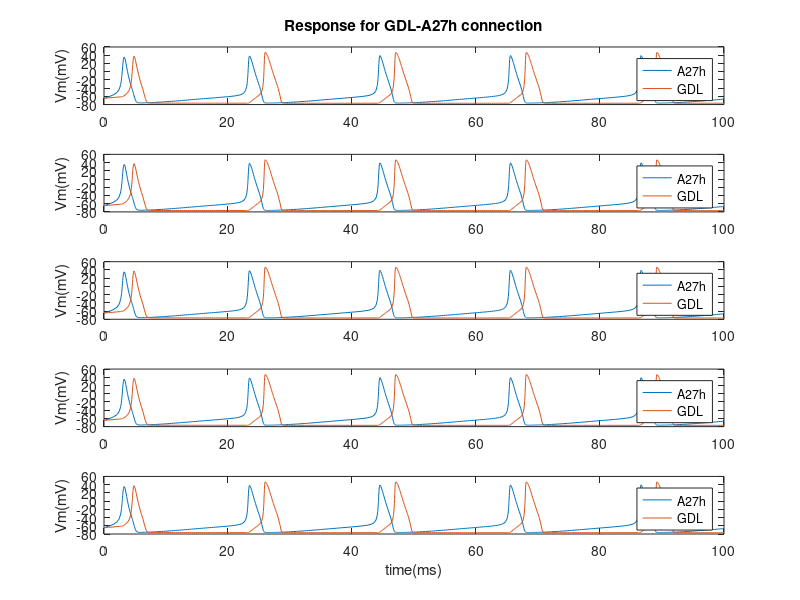
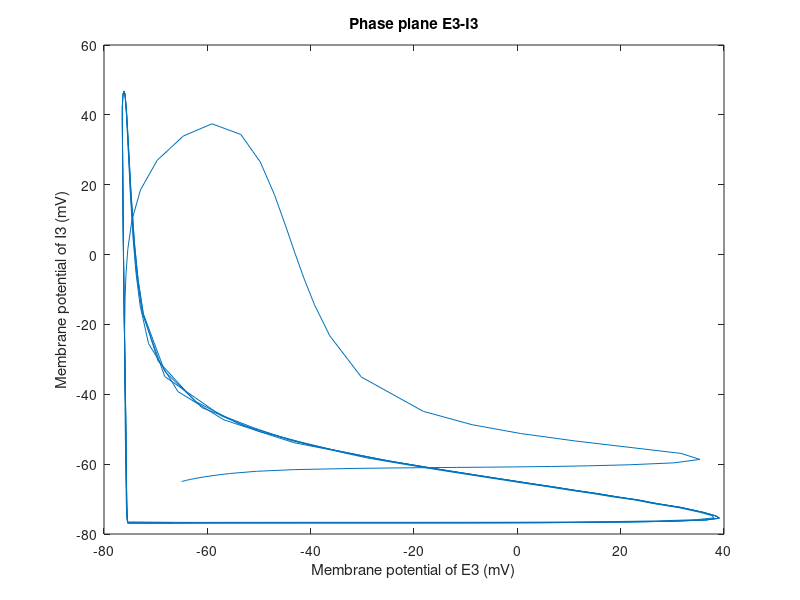

Here is the MATLAB script that generated these plots, in order:
% Unilateral connection within EI connection;
% Model basis: Hodgkin huxley model
% Description: within 20 neurons (5E-5I, intra(E-I & I-E), inter (E-I))
% Main content: 1) parameter; 2) function; 3) solver;

%% Basic function relations
% DIFFERENTIAL EQUATIONS:
%  E_v' = ((E_input1_Iapp+E_input1_noise*randn(1,E_Npop)))+((E_ina_INa(E_v,E_ina_m,E_ina_h))+((E_ik_IK(E_v,E_ik_n))))+((-E_I_igaba_ISYN(E_v,E_I_igaba_s)))
%  E_ina_m' =  E_ina_aM(E_v).*(1-E_ina_m)-E_ina_bM(E_v).*E_ina_m
%  E_ina_h' =  E_ina_aH(E_v).*(1-E_ina_h)-E_ina_bH(E_v).*E_ina_h
%  E_ik_n' =  E_ik_aN(E_v).*(1-E_ik_n)-E_ik_bN(E_v).*E_ik_n
%  I_v' = ((I_input1_Iapp+I_input1_noise*randn(1,I_Npop)))+((I_ina_INa(I_v,I_ina_m,I_ina_h))+((I_ik_IK(I_v,I_ik_n))))+((-I_E_iampa_ISYN(I_v,I_E_iampa_s)))
%  I_ina_m' =  I_ina_aM(I_v).*(1-I_ina_m)-I_ina_bM(I_v).*I_ina_m
%  I_ina_h' =  I_ina_aH(I_v).*(1-I_ina_h)-I_ina_bH(I_v).*I_ina_h
%  I_ik_n' =  I_ik_aN(I_v).*(1-I_ik_n)-I_ik_bN(I_v).*I_ik_n
%  E_I_igaba_s' = -E_I_igaba_s./E_I_igaba_tauD+((1-E_I_igaba_s)/E_I_igaba_tauR).*(1+tanh(I_v/10))
%  I_E_iampa_s' = -I_E_iampa_s./I_E_iampa_tauD+((1-I_E_iampa_s)/I_E_iampa_tauR).*(1+tanh(E_v/10))
% Initial conditions:
%  E_v(0) = -65 * ones(1,E_Npop)
%  E_ina_m(0) = .1*ones(1,E_Npop)
%  E_ina_h(0) = .1*ones(1,E_Npop)
%  E_ik_n(0) = 0*ones(1,E_Npop)
%  I_v(0) = -65 * ones(1,I_Npop)
%  I_ina_m(0) = .1*ones(1,I_Npop)
%  I_ina_h(0) = .1*ones(1,I_Npop)
%  I_ik_n(0) = 0*ones(1,I_Npop)
%  E_I_igaba_s(0) = .1*ones(1,I_Npop)
%  I_E_iampa_s(0) = .1*ones(1,E_Npop)

clc;
clear all;

%% Parameter Space:
% Sodium conductance:120; Potasium condunctance:36; 
% E-Input current:5; I-Input current:0;
% E-num:1; E-num:1;
  E_ina_gNa = +120.0000; E_ik_gK = +36.0000; 
  E_input1_Iapp = +5.0000; E_input1_noise = +0.0000; 
  E_Npop = +1.0000;     % represent for the number in each neuron groups;
  I_ina_gNa = +120.0000; I_ik_gK = +36.0000;
  I_input1_Iapp = +0.0000; I_input1_noise = +0.0000; 
  I_Npop = +1.0000;
  E3_ina_gNa = +120.0000; E3_ik_gK = +36.0000;
  E3_input1_Iapp = +5.0000; E3_input1_noise = +0.0000; 
  E3_Npop = +1.0000;
  I4_ina_gNa = +120.0000; I4_ik_gK = +36.0000; 
  I4_input1_Iapp = +0.0000; I4_input1_noise = +0.0000; 
  I4_Npop = +1.0000;
  E5_ina_gNa = +120.0000; E5_ik_gK = +36.0000;
  E5_input1_Iapp = +5.0000; E5_input1_noise = +0.0000; 
  E5_Npop = +1.0000;
  I6_ina_gNa = +120.0000; I6_ik_gK = +36.0000;
  I6_input1_Iapp = +0.0000; I6_input1_noise = +0.0000; 
  I6_Npop = +1.0000;
  E7_ina_gNa = +120.0000; E7_ik_gK = +36.0000;
  E7_input1_Iapp = +5.0000; E7_input1_noise = +0.0000; 
  E7_Npop = +1.0000;
  I8_ina_gNa = +120.0000; I8_ik_gK = +36.0000;
  I8_input1_Iapp = +0.0000; I8_input1_noise = +0.0000; 
  I8_Npop = +1.0000;
  E9_ina_gNa = +120.0000; E9_ik_gK = +36.0000;
  E9_input1_Iapp = +5.0000; E9_input1_noise = +0.0000; 
  E9_Npop = +1.0000;
  I10_ina_gNa = +120.0000; I10_ik_gK = +36.0000;
  I10_input1_Iapp = +0.0000; I10_input1_noise = +0.0000; 
  I10_Npop = +1.0000;
% Synaptic connection:(GDL-A27h-GDL)
  E_I_igaba_gSYN = +0.2500; E_I_igaba_ESYN = -80.0000;
  E_I_igaba_tauD = +10.0000; E_I_igaba_tauR = +0.4000;
  I4_E_iampa_gSYN = +0.1000; I4_E_iampa_ESYN = +0.0000;
  I4_E_iampa_tauD = +2.0000; I4_E_iampa_tauR = +0.4000;
  E3_I4_igaba_gSYN = +0.2500; E3_I4_igaba_ESYN = -80.0000;
  E3_I4_igaba_tauD = +10.0000; E3_I4_igaba_tauR = +0.4000;
  I6_E3_iampa_gSYN = +0.1000; I6_E3_iampa_ESYN = +0.0000;
  I6_E3_iampa_tauD = +2.0000; I6_E3_iampa_tauR = +0.4000;  
  E5_I6_igaba_gSYN = +0.2500; E5_I6_igaba_ESYN = -80.0000;
  E5_I6_igaba_tauD = +10.0000; E5_I6_igaba_tauR = +0.4000;
  I8_E5_iampa_gSYN = +0.1000; I8_E5_iampa_ESYN = +0.0000;
  I8_E5_iampa_tauD = +2.0000; I8_E5_iampa_tauR = +0.4000;
  E7_I8_igaba_gSYN = +0.2500; E7_I8_igaba_ESYN = -80.0000;
  E7_I8_igaba_tauD = +10.0000; E7_I8_igaba_tauR = +0.4000;
  I10_E7_iampa_gSYN = +0.1000; I10_E7_iampa_ESYN = +0.0000;
  I10_E7_iampa_tauD = +2.0000; I10_E7_iampa_tauR = +0.4000;  
  E9_I10_igaba_gSYN = +0.2500; E9_I10_igaba_ESYN = -80.0000;
  E9_I10_igaba_tauD = +10.0000; E9_I10_igaba_tauR = +0.4000;
  I_E9_iampa_gSYN = +0.1000; I_E9_iampa_ESYN = +0.0000;
  I_E9_iampa_tauD = +2.0000; I_E9_iampa_tauR = +0.4000;
  % with E-I intra connection
  I_E_iampa_gSYN = +0.1000; I_E_iampa_ESYN = +0.0000;
  I_E_iampa_tauD = +2.0000; I_E_iampa_tauR = +0.4000;
  I4_E3_iampa_gSYN = +0.1000; I4_E3_iampa_ESYN = +0.0000;
  I4_E3_iampa_tauD = +2.0000; I4_E3_iampa_tauR = +0.4000;
  I6_E5_iampa_gSYN = +0.1000; I6_E5_iampa_ESYN = +0.0000;
  I6_E5_iampa_tauD = +2.0000; I6_E5_iampa_tauR = +0.4000;
  I8_E7_iampa_gSYN = +0.1000; I8_E7_iampa_ESYN = +0.0000;
  I8_E7_iampa_tauD = +2.0000; I8_E7_iampa_tauR = +0.4000;
  I10_E9_iampa_gSYN = +0.1000; I10_E9_iampa_ESYN = +0.0000;
  I10_E9_iampa_tauD = +2.0000; I10_E9_iampa_tauR = +0.4000;
  
% Neuron population setting:
  E_I_igaba_netcon = ones(I_Npop,E_Npop);
  I4_E_iampa_netcon = ones(E_Npop,I4_Npop);
  E3_I4_igaba_netcon = ones(I4_Npop,E3_Npop);
  I6_E3_iampa_netcon = ones(E3_Npop,I6_Npop);
  E5_I6_igaba_netcon = ones(I6_Npop,E5_Npop);
  I8_E5_iampa_netcon = ones(E5_Npop,I8_Npop);
  E7_I8_igaba_netcon = ones(I8_Npop,E7_Npop);
  I10_E7_iampa_netcon = ones(E7_Npop,I10_Npop);
  E9_I10_igaba_netcon = ones(I10_Npop,E9_Npop);
  I_E9_iampa_netcon = ones(E9_Npop,I_Npop);
  % with E-I intra connection
  I_E_iampa_netcon = ones(E_Npop,I_Npop);
  I4_E3_iampa_netcon = ones(E3_Npop,I4_Npop);
  I6_E5_iampa_netcon = ones(E5_Npop,I6_Npop);
  I8_E7_iampa_netcon = ones(E7_Npop,I8_Npop);
  I10_E9_iampa_netcon = ones(E9_Npop,I10_Npop);
  
  
%% Functions:
  E_ina_INa = @(E_v,E_ina_m,E_ina_h) -E_ina_gNa.*E_ina_m.^3.*E_ina_h.*(E_v-50);
  E_ina_aM = @(E_v) (2.5-.1*(E_v+65))./(exp(2.5-.1*(E_v+65))-1);
  E_ina_bM = @(E_v) 4*exp(-(E_v+65)/18);
  E_ina_aH = @(E_v) .07*exp(-(E_v+65)/20);
  E_ina_bH = @(E_v) 1./(exp(3-.1*(E_v+65))+1);
  E_ik_IK = @(E_v,E_ik_n) -E_ik_gK.*E_ik_n.^4.*(E_v+77);
  E_ik_aN = @(E_v) (.1-.01*(E_v+65))./(exp(1-.1*(E_v+65))-1);
  E_ik_bN = @(E_v) .125*exp(-(E_v+65)/80);
  I_ina_INa = @(I_v,I_ina_m,I_ina_h) -I_ina_gNa.*I_ina_m.^3.*I_ina_h.*(I_v-50);
  I_ina_aM = @(I_v) (2.5-.1*(I_v+65))./(exp(2.5-.1*(I_v+65))-1);
  I_ina_bM = @(I_v) 4*exp(-(I_v+65)/18);
  I_ina_aH = @(I_v) .07*exp(-(I_v+65)/20);
  I_ina_bH = @(I_v) 1./(exp(3-.1*(I_v+65))+1);
  I_ik_IK = @(I_v,I_ik_n) -I_ik_gK.*I_ik_n.^4.*(I_v+77);
  I_ik_aN = @(I_v) (.1-.01*(I_v+65))./(exp(1-.1*(I_v+65))-1);
  I_ik_bN = @(I_v) .125*exp(-(I_v+65)/80);
  E3_ina_INa = @(E3_v,E3_ina_m,E3_ina_h) -E3_ina_gNa.*E3_ina_m.^3.*E3_ina_h.*(E3_v-50);
  E3_ina_aM = @(E3_v) (2.5-.1*(E3_v+65))./(exp(2.5-.1*(E3_v+65))-1);
  E3_ina_bM = @(E3_v) 4*exp(-(E3_v+65)/18);
  E3_ina_aH = @(E3_v) .07*exp(-(E3_v+65)/20);
  E3_ina_bH = @(E3_v) 1./(exp(3-.1*(E3_v+65))+1);
  E3_ik_IK = @(E3_v,E3_ik_n) -E3_ik_gK.*E3_ik_n.^4.*(E3_v+77);
  E3_ik_aN = @(E3_v) (.1-.01*(E3_v+65))./(exp(1-.1*(E3_v+65))-1);
  E3_ik_bN = @(E3_v) .125*exp(-(E3_v+65)/80);
  I4_ina_INa = @(I4_v,I4_ina_m,I4_ina_h) -I4_ina_gNa.*I4_ina_m.^3.*I4_ina_h.*(I4_v-50);
  I4_ina_aM = @(I4_v) (2.5-.1*(I4_v+65))./(exp(2.5-.1*(I4_v+65))-1);
  I4_ina_bM = @(I4_v) 4*exp(-(I4_v+65)/18);
  I4_ina_aH = @(I4_v) .07*exp(-(I4_v+65)/20);
  I4_ina_bH = @(I4_v) 1./(exp(3-.1*(I4_v+65))+1);
  I4_ik_IK = @(I4_v,I4_ik_n) -I4_ik_gK.*I4_ik_n.^4.*(I4_v+77);
  I4_ik_aN = @(I4_v) (.1-.01*(I4_v+65))./(exp(1-.1*(I4_v+65))-1);
  I4_ik_bN = @(I4_v) .125*exp(-(I4_v+65)/80);
  E5_ina_INa = @(E5_v,E5_ina_m,E5_ina_h) -E5_ina_gNa.*E5_ina_m.^3.*E5_ina_h.*(E5_v-50);
  E5_ina_aM = @(E5_v) (2.5-.1*(E5_v+65))./(exp(2.5-.1*(E5_v+65))-1);
  E5_ina_bM = @(E5_v) 4*exp(-(E5_v+65)/18);
  E5_ina_aH = @(E5_v) .07*exp(-(E5_v+65)/20);
  E5_ina_bH = @(E5_v) 1./(exp(3-.1*(E5_v+65))+1);
  E5_ik_IK = @(E5_v,E5_ik_n) -E5_ik_gK.*E5_ik_n.^4.*(E5_v+77);
  E5_ik_aN = @(E5_v) (.1-.01*(E5_v+65))./(exp(1-.1*(E5_v+65))-1);
  E5_ik_bN = @(E5_v) .125*exp(-(E5_v+65)/80);
  I6_ina_INa = @(I6_v,I6_ina_m,I6_ina_h) -I6_ina_gNa.*I6_ina_m.^3.*I6_ina_h.*(I6_v-50);
  I6_ina_aM = @(I6_v) (2.5-.1*(I6_v+65))./(exp(2.5-.1*(I6_v+65))-1);
  I6_ina_bM = @(I6_v) 4*exp(-(I6_v+65)/18);
  I6_ina_aH = @(I6_v) .07*exp(-(I6_v+65)/20);
  I6_ina_bH = @(I6_v) 1./(exp(3-.1*(I6_v+65))+1);
  I6_ik_IK = @(I6_v,I6_ik_n) -I6_ik_gK.*I6_ik_n.^4.*(I6_v+77);
  I6_ik_aN = @(I6_v) (.1-.01*(I6_v+65))./(exp(1-.1*(I6_v+65))-1);
  I6_ik_bN = @(I6_v) .125*exp(-(I6_v+65)/80);
  E7_ina_INa = @(E7_v,E7_ina_m,E7_ina_h) -E7_ina_gNa.*E7_ina_m.^3.*E7_ina_h.*(E7_v-50);
  E7_ina_aM = @(E7_v) (2.5-.1*(E7_v+65))./(exp(2.5-.1*(E7_v+65))-1);
  E7_ina_bM = @(E7_v) 4*exp(-(E7_v+65)/18);
  E7_ina_aH = @(E7_v) .07*exp(-(E7_v+65)/20);
  E7_ina_bH = @(E7_v) 1./(exp(3-.1*(E7_v+65))+1);
  E7_ik_IK = @(E7_v,E7_ik_n) -E7_ik_gK.*E7_ik_n.^4.*(E7_v+77);
  E7_ik_aN = @(E7_v) (.1-.01*(E7_v+65))./(exp(1-.1*(E7_v+65))-1);
  E7_ik_bN = @(E7_v) .125*exp(-(E7_v+65)/80);
  I8_ina_INa = @(I8_v,I8_ina_m,I8_ina_h) -I8_ina_gNa.*I8_ina_m.^3.*I8_ina_h.*(I8_v-50);
  I8_ina_aM = @(I8_v) (2.5-.1*(I8_v+65))./(exp(2.5-.1*(I8_v+65))-1);
  I8_ina_bM = @(I8_v) 4*exp(-(I8_v+65)/18);
  I8_ina_aH = @(I8_v) .07*exp(-(I8_v+65)/20);
  I8_ina_bH = @(I8_v) 1./(exp(3-.1*(I8_v+65))+1);
  I8_ik_IK = @(I8_v,I8_ik_n) -I8_ik_gK.*I8_ik_n.^4.*(I8_v+77);
  I8_ik_aN = @(I8_v) (.1-.01*(I8_v+65))./(exp(1-.1*(I8_v+65))-1);
  I8_ik_bN = @(I8_v) .125*exp(-(I8_v+65)/80);
  E9_ina_INa = @(E9_v,E9_ina_m,E9_ina_h) -E9_ina_gNa.*E9_ina_m.^3.*E9_ina_h.*(E9_v-50);
  E9_ina_aM = @(E9_v) (2.5-.1*(E9_v+65))./(exp(2.5-.1*(E9_v+65))-1);
  E9_ina_bM = @(E9_v) 4*exp(-(E9_v+65)/18);
  E9_ina_aH = @(E9_v) .07*exp(-(E9_v+65)/20);
  E9_ina_bH = @(E9_v) 1./(exp(3-.1*(E9_v+65))+1);
  E9_ik_IK = @(E9_v,E9_ik_n) -E9_ik_gK.*E9_ik_n.^4.*(E9_v+77);
  E9_ik_aN = @(E9_v) (.1-.01*(E9_v+65))./(exp(1-.1*(E9_v+65))-1);
  E9_ik_bN = @(E9_v) .125*exp(-(E9_v+65)/80);
  I10_ina_INa = @(I10_v,I10_ina_m,I10_ina_h) -I10_ina_gNa.*I10_ina_m.^3.*I10_ina_h.*(I10_v-50);
  I10_ina_aM = @(I10_v) (2.5-.1*(I10_v+65))./(exp(2.5-.1*(I10_v+65))-1);
  I10_ina_bM = @(I10_v) 4*exp(-(I10_v+65)/18);
  I10_ina_aH = @(I10_v) .07*exp(-(I10_v+65)/20);
  I10_ina_bH = @(I10_v) 1./(exp(3-.1*(I10_v+65))+1);
  I10_ik_IK = @(I10_v,I10_ik_n) -I10_ik_gK.*I10_ik_n.^4.*(I10_v+77);
  I10_ik_aN = @(I10_v) (.1-.01*(I10_v+65))./(exp(1-.1*(I10_v+65))-1);
  I10_ik_bN = @(I10_v) .125*exp(-(I10_v+65)/80);
  E_I_igaba_ISYN = @(E_v,E_I_igaba_s)(E_I_igaba_gSYN.*(E_I_igaba_s*E_I_igaba_netcon).*(E_v-E_I_igaba_ESYN));
  I4_E_iampa_ISYN = @(I4_v,I4_E_iampa_s)(I4_E_iampa_gSYN.*(I4_E_iampa_s*I4_E_iampa_netcon).*(I4_v-I4_E_iampa_ESYN));
  E3_I4_igaba_ISYN = @(E3_v,E3_I4_igaba_s)(E3_I4_igaba_gSYN.*(E3_I4_igaba_s*E3_I4_igaba_netcon).*(E3_v-E3_I4_igaba_ESYN)); 
  I6_E3_iampa_ISYN = @(I6_v,I6_E3_iampa_s)(I6_E3_iampa_gSYN.*(I6_E3_iampa_s*I6_E3_iampa_netcon).*(I6_v-I6_E3_iampa_ESYN));  
  E5_I6_igaba_ISYN = @(E5_v,E5_I6_igaba_s)(E5_I6_igaba_gSYN.*(E5_I6_igaba_s*E5_I6_igaba_netcon).*(E5_v-E5_I6_igaba_ESYN));
  I8_E5_iampa_ISYN = @(I8_v,I8_E5_iampa_s)(I8_E5_iampa_gSYN.*(I8_E5_iampa_s*I8_E5_iampa_netcon).*(I8_v-I8_E5_iampa_ESYN));
  E7_I8_igaba_ISYN = @(E7_v,E7_I8_igaba_s)(E7_I8_igaba_gSYN.*(E7_I8_igaba_s*E7_I8_igaba_netcon).*(E7_v-E7_I8_igaba_ESYN));
  I10_E7_iampa_ISYN = @(I10_v,I10_E7_iampa_s)(I10_E7_iampa_gSYN.*(I10_E7_iampa_s*I10_E7_iampa_netcon).*(I10_v-I10_E7_iampa_ESYN)); 
  E9_I10_igaba_ISYN = @(E9_v,E9_I10_igaba_s)(E9_I10_igaba_gSYN.*(E9_I10_igaba_s*E9_I10_igaba_netcon).*(E9_v-E9_I10_igaba_ESYN));
  I_E9_iampa_ISYN = @(I_v,I_E9_iampa_s)(I_E9_iampa_gSYN.*(I_E9_iampa_s*I_E9_iampa_netcon).*(I_v-I_E9_iampa_ESYN));
  % with E-I intra connection
  I_E_iampa_ISYN = @(I_v,I_E_iampa_s)(I_E_iampa_gSYN.*(I_E_iampa_s*I_E_iampa_netcon).*(I_v-I_E_iampa_ESYN));
  I4_E3_iampa_ISYN = @(I4_v,I4_E3_iampa_s)(I4_E3_iampa_gSYN.*(I4_E3_iampa_s*I4_E3_iampa_netcon).*(I4_v-I4_E3_iampa_ESYN));
  I6_E5_iampa_ISYN = @(I6_v,I6_E5_iampa_s)(I6_E5_iampa_gSYN.*(I6_E5_iampa_s*I6_E5_iampa_netcon).*(I6_v-I6_E5_iampa_ESYN));
  I8_E7_iampa_ISYN = @(I8_v,I8_E7_iampa_s)(I8_E7_iampa_gSYN.*(I8_E7_iampa_s*I8_E7_iampa_netcon).*(I8_v-I8_E7_iampa_ESYN));
  I10_E9_iampa_ISYN = @(I10_v,I10_E9_iampa_s)(I10_E9_iampa_gSYN.*(I10_E9_iampa_s*I10_E9_iampa_netcon).*(I10_v-I10_E9_iampa_ESYN));

% Prepare ODEFUN for use with built-in Matlab solvers:
ODEFUN = @(t,X)[((5+0*randn(1,1)))+((E_ina_INa(X(1:1)',X(2:2)',X(3:3)'))+((E_ik_IK(X(1:1)',X(4:4)'))))+((-E_I_igaba_ISYN(X(1:1)',X(41:41)'))),...
    E_ina_aM(X(1:1)').*(1-X(2:2)')-E_ina_bM(X(1:1)').*X(2:2)',...
    E_ina_aH(X(1:1)').*(1-X(3:3)')-E_ina_bH(X(1:1)').*X(3:3)',...
    E_ik_aN(X(1:1)').*(1-X(4:4)')-E_ik_bN(X(1:1)').*X(4:4)',...
    ((0+0*randn(1,1)))+((I_ina_INa(X(5:5)',X(6:6)',X(7:7)'))+((I_ik_IK(X(5:5)',X(8:8)'))))+((-I_E9_iampa_ISYN(X(5:5)',X(50:50)'))+(-I_E_iampa_ISYN(X(5:5)',X(51:51)'))),...
    I_ina_aM(X(5:5)').*(1-X(6:6)')-I_ina_bM(X(5:5)').*X(6:6)',...
    I_ina_aH(X(5:5)').*(1-X(7:7)')-I_ina_bH(X(5:5)').*X(7:7)',...
    I_ik_aN(X(5:5)').*(1-X(8:8)')-I_ik_bN(X(5:5)').*X(8:8)',...
    ((5+0*randn(1,1)))+((((E3_ina_INa(X(9:9)',X(10:10)',X(11:11)'))+((E3_ik_IK(X(9:9)',X(12:12)'))))))+((-E3_I4_igaba_ISYN(X(9:9)',X(43:43)'))),...
    E3_ina_aM(X(9:9)').*(1-X(10:10)')-E3_ina_bM(X(9:9)').*X(10:10)',...
    E3_ina_aH(X(9:9)').*(1-X(11:11)')-E3_ina_bH(X(9:9)').*X(11:11)',...
    E3_ik_aN(X(9:9)').*(1-X(12:12)')-E3_ik_bN(X(9:9)').*X(12:12)',...
    ((0+0*randn(1,1)))+((((I4_ina_INa(X(13:13)',X(14:14)',X(15:15)'))+((I4_ik_IK(X(13:13)',X(16:16)'))))))+((-I4_E_iampa_ISYN(X(13:13)',X(42:42)'))+(-I4_E3_iampa_ISYN(X(13:13)',X(52:52)'))),...
    I4_ina_aM(X(13:13)').*(1-X(14:14)')-I4_ina_bM(X(13:13)').*X(14:14)',...
    I4_ina_aH(X(13:13)').*(1-X(15:15)')-I4_ina_bH(X(13:13)').*X(15:15)',...
    I4_ik_aN(X(13:13)').*(1-X(16:16)')-I4_ik_bN(X(13:13)').*X(16:16)',...
    ((5+0*randn(1,1)))+((((E5_ina_INa(X(17:17)',X(18:18)',X(19:19)'))+((E5_ik_IK(X(17:17)',X(20:20)'))))))+((-E5_I6_igaba_ISYN(X(17:17)',X(45:45)'))),...
    E5_ina_aM(X(17:17)').*(1-X(18:18)')-E5_ina_bM(X(17:17)').*X(18:18)',...
    E5_ina_aH(X(17:17)').*(1-X(19:19)')-E5_ina_bH(X(17:17)').*X(19:19)',...
    E5_ik_aN(X(17:17)').*(1-X(20:20)')-E5_ik_bN(X(17:17)').*X(20:20)',...
    ((0+0*randn(1,1)))+((((I6_ina_INa(X(21:21)',X(22:22)',X(23:23)'))+((I6_ik_IK(X(21:21)',X(24:24)'))))))+((-I6_E3_iampa_ISYN(X(21:21)',X(44:44)'))+(-I6_E5_iampa_ISYN(X(21:21)',X(53:53)'))),...
    I6_ina_aM(X(21:21)').*(1-X(22:22)')-I6_ina_bM(X(21:21)').*X(22:22)',...
    I6_ina_aH(X(21:21)').*(1-X(23:23)')-I6_ina_bH(X(21:21)').*X(23:23)',...
    I6_ik_aN(X(21:21)').*(1-X(24:24)')-I6_ik_bN(X(21:21)').*X(24:24)',...
    ((5+0*randn(1,1)))+((((E7_ina_INa(X(25:25)',X(26:26)',X(27:27)'))+((E7_ik_IK(X(25:25)',X(28:28)'))))))+((-E7_I8_igaba_ISYN(X(25:25)',X(47:47)'))),...
    E7_ina_aM(X(25:25)').*(1-X(26:26)')-E7_ina_bM(X(25:25)').*X(26:26)',...
    E7_ina_aH(X(25:25)').*(1-X(27:27)')-E7_ina_bH(X(25:25)').*X(27:27)',...
    E7_ik_aN(X(25:25)').*(1-X(28:28)')-E7_ik_bN(X(25:25)').*X(28:28)',...
    ((0+0*randn(1,1)))+((((I8_ina_INa(X(29:29)',X(30:30)',X(31:31)'))+((I8_ik_IK(X(29:29)',X(32:32)'))))))+((-I8_E5_iampa_ISYN(X(29:29)',X(46:46)'))+(-I8_E7_iampa_ISYN(X(29:29)',X(54:54)'))),...
    I8_ina_aM(X(29:29)').*(1-X(30:30)')-I8_ina_bM(X(29:29)').*X(30:30)',...
    I8_ina_aH(X(29:29)').*(1-X(31:31)')-I8_ina_bH(X(29:29)').*X(31:31)',...
    I8_ik_aN(X(29:29)').*(1-X(32:32)')-I8_ik_bN(X(29:29)').*X(32:32)',...
    ((5+0*randn(1,1)))+((((E9_ina_INa(X(33:33)',X(34:34)',X(35:35)'))+((E9_ik_IK(X(33:33)',X(36:36)'))))))+((-E9_I10_igaba_ISYN(X(33:33)',X(49:49)'))),...
    E9_ina_aM(X(33:33)').*(1-X(34:34)')-E9_ina_bM(X(33:33)').*X(34:34)',...
    E9_ina_aH(X(33:33)').*(1-X(35:35)')-E9_ina_bH(X(33:33)').*X(35:35)',...
    E9_ik_aN(X(33:33)').*(1-X(36:36)')-E9_ik_bN(X(33:33)').*X(36:36)',...
    ((0+0*randn(1,1)))+((((I10_ina_INa(X(37:37)',X(38:38)',X(39:39)'))+((I10_ik_IK(X(37:37)',X(40:40)'))))))+((-I10_E7_iampa_ISYN(X(37:37)',X(48:48)'))+(-I10_E9_iampa_ISYN(X(37:37)',X(55:55)'))),...
    I10_ina_aM(X(37:37)').*(1-X(38:38)')-I10_ina_bM(X(37:37)').*X(38:38)',...
    I10_ina_aH(X(37:37)').*(1-X(39:39)')-I10_ina_bH(X(37:37)').*X(39:39)',...
    I10_ik_aN(X(37:37)').*(1-X(40:40)')-I10_ik_bN(X(37:37)').*X(40:40)',...
    -X(41:41)'./10+((1-X(41:41)')/0.4).*(1+tanh(X(5:5)'/10)),...
    -X(42:42)'./2+((1-X(42:42)')/0.4).*(1+tanh(X(1:1)'/10)),...
    -X(43:43)'./10+((1-X(43:43)')/0.4).*(1+tanh(X(13:13)'/10)),...
    -X(44:44)'./2+((1-X(44:44)')/0.4).*(1+tanh(X(9:9)'/10)),...
    -X(45:45)'./10+((1-X(45:45)')/0.4).*(1+tanh(X(21:21)'/10)),...
    -X(46:46)'./2+((1-X(46:46)')/0.4).*(1+tanh(X(17:17)'/10)),...
    -X(47:47)'./10+((1-X(47:47)')/0.4).*(1+tanh(X(29:29)'/10)),...
    -X(48:48)'./2+((1-X(48:48)')/0.4).*(1+tanh(X(25:25)'/10)),...    
    -X(49:49)'./10+((1-X(49:49)')/0.4).*(1+tanh(X(37:37)'/10)),...
    -X(50:50)'./2+((1-X(50:50)')/0.4).*(1+tanh(X(33:33)'/10)),...
    -X(51:51)'./2+((1-X(51:51)')/0.4).*(1+tanh(X(1:1)'/10)),...
    -X(52:52)'./2+((1-X(52:52)')/0.4).*(1+tanh(X(9:9)'/10)),...
    -X(53:53)'./2+((1-X(53:53)')/0.4).*(1+tanh(X(17:17)'/10)),...
    -X(54:54)'./2+((1-X(54:54)')/0.4).*(1+tanh(X(25:25)'/10)),...
    -X(55:55)'./2+((1-X(55:55)')/0.4).*(1+tanh(X(33:33)'/10))]';
IC = [-65          0.1          0.1            0          -65          0.1          0.1            0          -65          0.1          0.1            0          -65          0.1          0.1            0          -65          0.1          0.1            0          -65          0.1          0.1            0          -65          0.1          0.1            0          -65          0.1          0.1            0          -65          0.1          0.1            0          -65          0.1          0.1            0          0.1          0.1          0.1          0.1          0.1          0.1          0.1          0.1          0.1          0.1          0.1          0.1          0.1          0.1          0.1];

%% Solve system using built-in Matlab solver:
options=odeset('RelTol',1e-2,'AbsTol',1e-4,'InitialStep',.01);
[t,y]=ode23(ODEFUN,[0 100],IC,options);

%% Plot results
set(0,'defaultFigureColor','w');
figure(1)
subplot(5,1,1)
plot(t,y(:,1),t,y(:,5));
title('Response for GDL-A27h connection');
legend('A27h','GDL');
ylabel('Vm(mV)');
subplot(5,1,2)
plot(t,y(:,9),t,y(:,13));
legend('A27h','GDL');
ylabel('Vm(mV)');
subplot(5,1,3)
plot(t,y(:,17),t,y(:,21));
legend('A27h','GDL');
ylabel('Vm(mV)');
subplot(5,1,4)
plot(t,y(:,25),t,y(:,29));
legend('A27h','GDL');
ylabel('Vm(mV)');
subplot(5,1,5)
plot(t,y(:,33),t,y(:,37));
legend('A27h','GDL');
ylabel('Vm(mV)');
xlabel('time(ms)');

% choose the middle segment response as the phase plane analysis
figure(2)
plot(y(:,17),y(:,21));
title('Phase plane E3-I3');
ylabel('Membrane potential of I3 (mV)');
xlabel('Membrane potential of E3 (mV)');